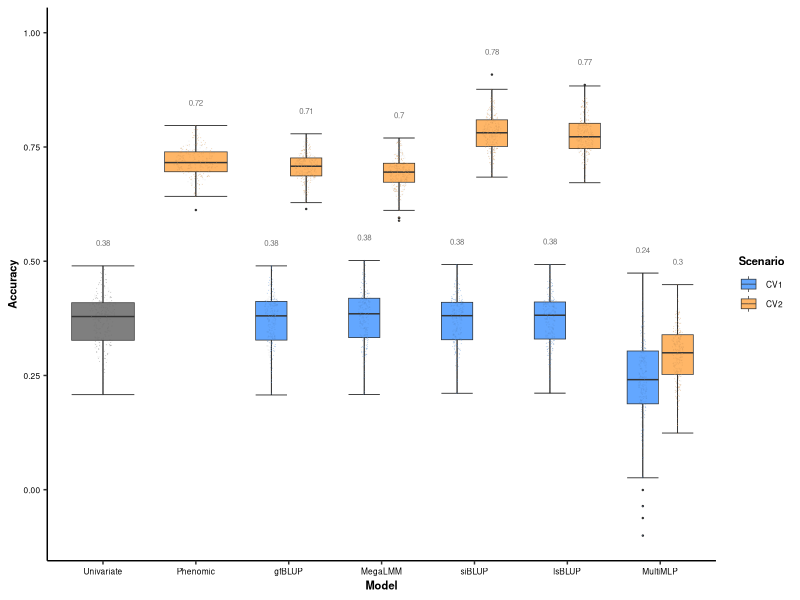
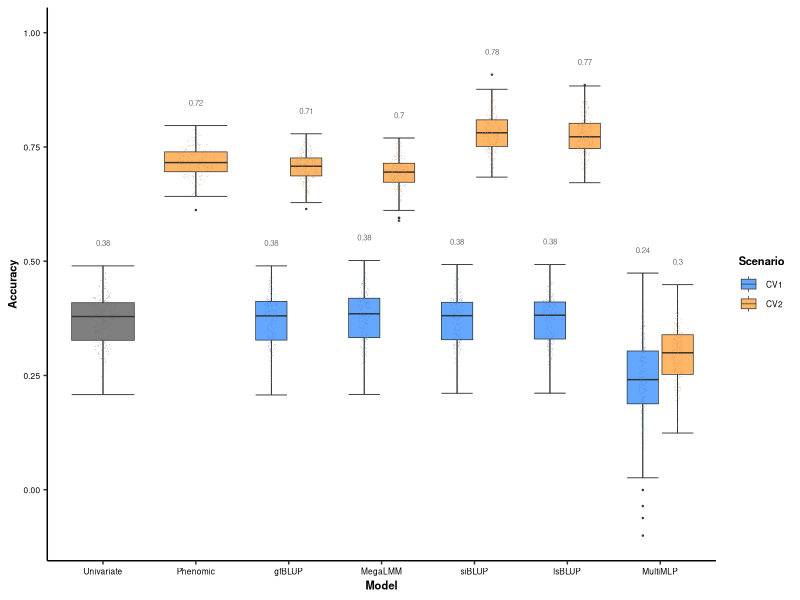

The R source for these figures, in order:
# Plotting the hyperspectral results:
library(ggplot2)
library(ggforce)
wd <- getwd()
setwd(wd)

# Settings:
models <- c("Univariate", "Phenomic", "gfBLUP", "MegaLMM", "lsBLUP", "siBLUP", "MultiMLP")
scenarios <- c("CV1", "CV2")

# Loading results:
results <- expand.grid(Model = models[3:length(models)],
                       Scenario = scenarios,
                       Run = 1:250,
                       Accuracy = 0)

results <- rbind(results,
                 expand.grid(Model = models[1],
                             Scenario = "N/A",
                             Run = 1:250,
                             Accuracy = 0))

results <- rbind(results,
                 expand.grid(Model = models[2],
                             Scenario = "CV2",
                             Run = 1:250,
                             Accuracy = 0))

results[results$Model == "Univariate", 4] <- read.csv("hyper/results/2_hyper_results_univariate.csv")$acc
results[results$Model == "Phenomic", 4] <- read.csv("hyper/results/0_hyper_results_phenomic.csv")$acc

results[results$Model == "gfBLUP" & results$Scenario == "CV1", 4] <- read.csv("hyper/results/3a_hyper_results_gfblup_CV1_RF.csv")$acc
results[results$Model == "gfBLUP" & results$Scenario == "CV2", 4] <- read.csv("hyper/results/3b_hyper_results_gfblup_CV2_RF.csv")$acc

results[results$Model == "MegaLMM" & results$Scenario == "CV1", 4] <- read.csv("hyper/results/12a_hyper_results_megalmm_CV1_RF.csv")$acc
results[results$Model == "MegaLMM" & results$Scenario == "CV2", 4] <- read.csv("hyper/results/12b_hyper_results_megalmm_CV2_RF.csv")$acc

results[results$Model == "lsBLUP" & results$Scenario == "CV1", 4] <- read.csv("hyper/results/11a_hyper_results_lsblup_CV1.csv")$acc
results[results$Model == "lsBLUP" & results$Scenario == "CV2", 4] <- read.csv("hyper/results/11b_hyper_results_lsblup_CV2.csv")$acc

results[results$Model == "siBLUP" & results$Scenario == "CV1", 4] <- read.csv("hyper/results/5a_hyper_results_siblup_CV1.csv")$acc
results[results$Model == "siBLUP" & results$Scenario == "CV2", 4] <- read.csv("hyper/results/5b_hyper_results_siblup_CV2.csv")$acc

results[results$Model == "MultiMLP" & results$Scenario == "CV1", 4] <- read.csv("hyper/results/8a_hyper_results_multiMLP_CV1.csv")$acc
results[results$Model == "MultiMLP" & results$Scenario == "CV2", 4] <- read.csv("hyper/results/8b_hyper_results_multiMLP_CV2.csv")$acc

results$Model <- factor(results$Model, levels = c("Univariate", "Phenomic", "gfBLUP", "MegaLMM", "siBLUP", "lsBLUP", "MultiMLP"))
results$Scenario <- factor(results$Scenario, levels = c("CV1", "CV2", "N/A"))

medians <- aggregate(Accuracy ~ Scenario + Model, data = results, FUN = median)
medians$max <- aggregate(Accuracy ~ Scenario + Model, data = results, FUN = max)$Accuracy

medians$Model <- factor(medians$Model, levels = c("Univariate", "Phenomic", "gfBLUP", "MegaLMM", "siBLUP", "lsBLUP", "MultiMLP"))
medians$Scenario <- factor(medians$Scenario, levels = c("CV1", "CV2", "N/A"))

# Plotting:
ggplot(data = results, mapping = aes(x = Model, y = Accuracy, fill = Scenario)) +
  stat_boxplot(geom = "errorbar", linewidth = 0.25) +
  geom_boxplot(outlier.size = 0.2, linewidth = 0.25) +
  geom_text(data = medians, aes(label = round(Accuracy, 2), y = max + 0.05),
            position = position_dodge(width = 0.75), size = 2, color = "gray45") +
  theme_classic(base_size = 11) +
  scale_fill_manual(breaks = c("CV1", "CV2"),
                    values = c("CV1" = "#63a7ff", "CV2" = "#ffb667", "NA" = "gray")) +
  ylim(min(min(results$Accuracy), 0), 1.0) +
  theme(axis.text = element_text(color = "black", size = 6),
        axis.title = element_text(face = "bold"),
        legend.title = element_text(face = "bold"),
        plot.title = element_text(face = "bold", hjust = 0.5),
        plot.subtitle = element_text(hjust = 0.5)) +
  theme(legend.text = element_text(size = 6),
        legend.title = element_text(size = 8),
        axis.title = element_text(size = 8),
        legend.position = "right",
        legend.key.height = unit(0.5, "cm"),
        legend.spacing.y = unit(0.1, "cm"),
        legend.key.width = unit(0.5, "cm")) +
  geom_sina(data = results, mapping = aes(x = Model, y = Accuracy, fill = Scenario),
            size = 0.3, position = position_dodge(width = 0.75), shape = 21, stroke = 0.05, maxwidth = 0.5, alpha = 0.25)

ggsave(filename = "plots/hyper.png", dpi = 640, width = 15, height = 6, units = "cm")
